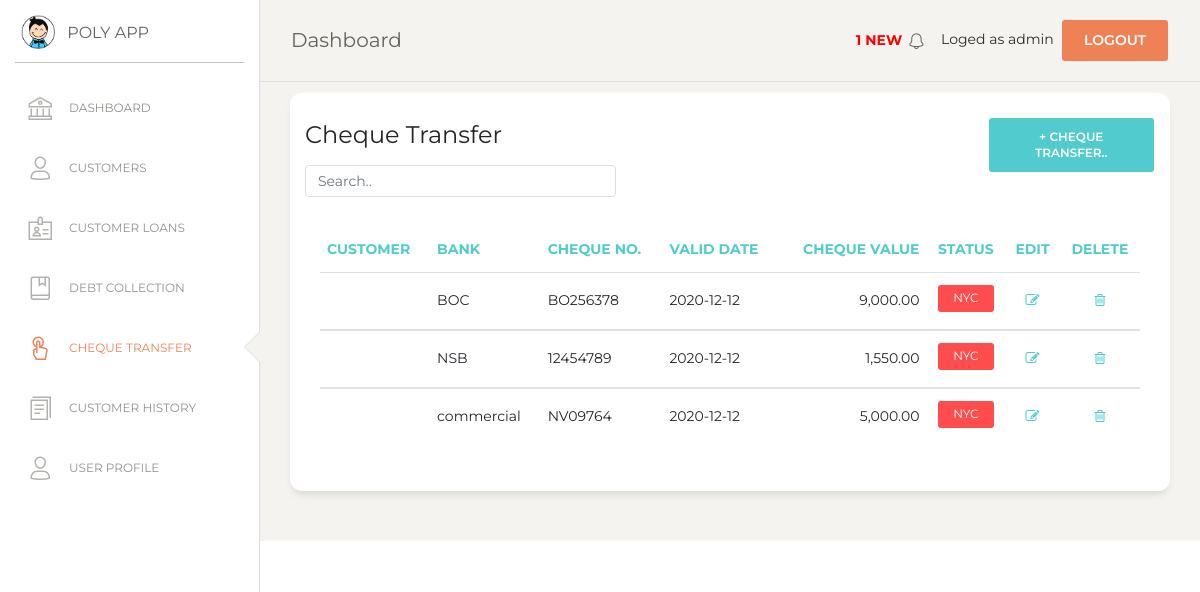
/cheque_transfer.php (signed in), run on an earlier commit of the app's database.
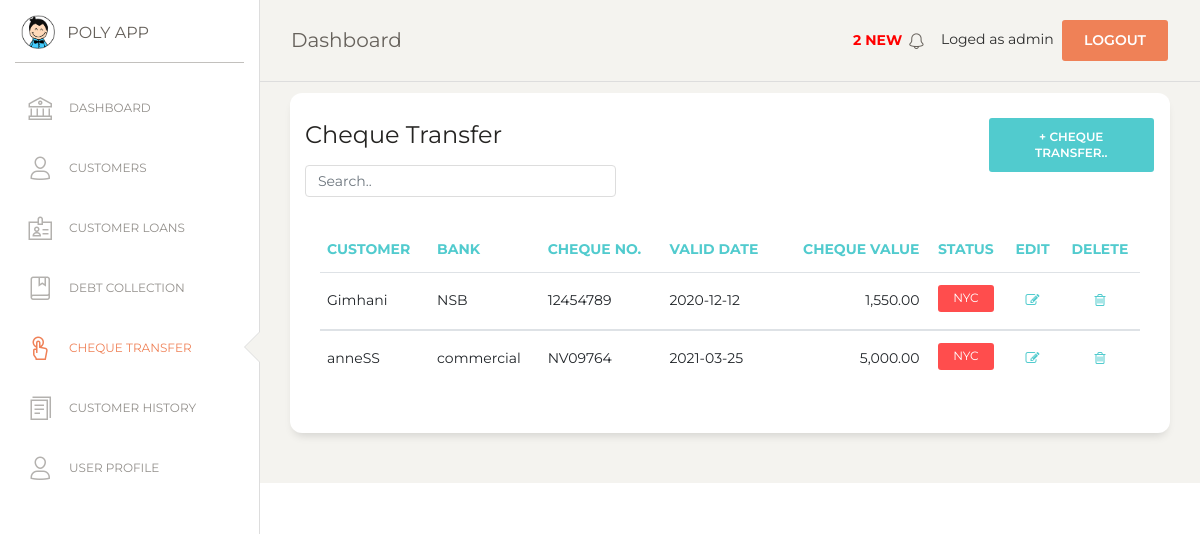
And on a later commit of the database.
### tables this page shows
CREATE TABLE `cheque` (
  `cheque_id` int(7) NOT NULL,
  `bank` varchar(50) NOT NULL,
  `cheque_no` varchar(50) NOT NULL,
  `valid_date` date NOT NULL,
  `exchange_date` date NOT NULL,
  `cheque_value` double(10,2) NOT NULL,
  `interest` int(5) NOT NULL,
  `exchange_amt` double(10,2) NOT NULL,
  `status` varchar(20) NOT NULL,
  `cust_id` varchar(10) NOT NULL
);

CREATE TABLE `customer` (
  `cust_id` varchar(10) NOT NULL,
  `type` varchar(20) NOT NULL,
  `name` varchar(100) NOT NULL,
  `address` varchar(150) NOT NULL,
  `contact` varchar(15) NOT NULL
);

### msg_show.php (called while the page is built, shortened)
<?php
$con = mysqli_connect(DB_HOSTNAME,DB_USERNAME,DB_PASSWORD);
mysqli_select_db($con,DB_NAME);
$sql=mysqli_query($con,"SELECT * FROM cheque WHERE (valid_date <= CURDATE() OR valid_date = date_add(curdate(),interval 1 day)) AND status ='NYC' ORDER BY valid_date ASC");
$numRows = mysqli_num_rows($sql);
?>

### cheque_transfer.php (the view, shortened to what this page needs)
<?php
include("msg_show.php");
if (!isset($_SESSION['loged_user'])) {
    header('location: login.php');
}else {
$con = mysqli_connect(DB_HOSTNAME,DB_USERNAME,DB_PASSWORD);
mysqli_select_db($con,DB_NAME);
?>
<!DOCTYPE html>
<html lang="en">
<?php  include('./include/head.php');   ?>
<body class="">
  <div class="wrapper ">
    <?php include("include/sidebar.php"); ?>
    <div class="main-panel">
      <?php include('include/nav.php');  ?>
      <div class="content">
      <div class="row">
          <div class="col-md-12">
            <div class="card">
              <div class="row">
              <div class="col-md-9">
              <div class="card-header">
                <h4 class="card-title"> Cheque Transfer</h4>
                <input class="form-control myInput" id="myInput" type="text" placeholder="Search..">
              </div>
              </div>
              <div class="col-md-3">
                <div class="card-header">
                  <button type="button" class="btn btn-primary add-btn" data-toggle="modal" data-target="#Form1">+ Cheque Transfer..
                  </button>
                </div>
              </div>
              </div>
              <div class="card-body">
              <div class="card-body">
                <div class="table-responsive">
                  <table class="table" id="myTable">
                    <thead class="text-primary">
                      <th>                    Customer</th>
                      <th>                    Bank</th>
                      <th>                    Cheque No.</th>
                      <th>                    Valid Date</th>
                      <th class="text-right"> Cheque Value</th>
                      <th class="text-center">Status</th>
                      <th class="text-center">Edit 				</th>
                      <th class="text-center">Delete 			</th>
                    </thead>
                    <tbody>
                      <?php
                      $sql=mysqli_query($con,"SELECT * FROM cheque ORDER BY cheque_id DESC");
                      $numRows = mysqli_num_rows($sql);
                      if($numRows > 0) {
                        while($row = mysqli_fetch_assoc($sql)) {
                          $customer_id = $row['cust_id'];
                          $get_customer =mysqli_query($con,"SELECT * FROM customer WHERE cust_id='$customer_id'");
                          $cust_data = mysqli_fetch_array($get_customer);
                          ?>
                        <tr>
                          <td> <?php echo $cust_data['name'] ?> </td>
                          <td> <?php echo $row['bank'] ?>       </td>
                          <td> <?php echo $row['cheque_no'] ?>  </td>
                          <td> <?php echo $row['valid_date'] ?> </td>
                          <td class="text-right">
                          <?php echo number_format($row['cheque_value'],2,".",",") ?>
                          </td>
                          <td class="text-center">
                            <?php
                            $state = $row['status'];
                              if($state=='completed'){
                                echo '<label class="btn-sm" style="background-color:#3333ff; border: 0px; color: #ffffff; font-size: 12px; padding-top: 4px;">'."COMPLETED".'</label>';
                              }else{
                                echo '<label class="btn-sm" style="background-color:#ff4d4d; border: 0px; color: #ffffff; font-size: 12px; padding-top: 4px;">'."NYC".'</label>';
                              }
                            ?>
                          </td>
                          <td class="text-center">
                            <a href="#" onclick="editView(<?php echo $row['cheque_id']; ?>)" name="edit">
                              <i class="fa fa-pencil-square-o" aria-hidden="true"></i></a>
                          </td>
                          <td class="text-center">
                            <a href="#" onclick="confirmation('event','<?php echo $row['cheque_id']; ?>')"  name="delete">
                           	<i class="fa fa-trash-o" aria-hidden="true"></i></a>
                          </td>
                        </tr>
                    </tbody>
                           <?php
                        }
                      }
                    ?>
                    </table>
                </div>
              </div>
             </div>
            </div>
          </div>
          </div>
        </div>
      </div>
       <?php include('include/footer.php');  ?>
    </div>
</body>
</html>
<?php
}
?>

### include/head.php (shortened to what this page needs)
<head>
  <link href="https://maxcdn.bootstrapcdn.com/font-awesome/latest/css/font-awesome.min.css" rel="stylesheet">
  <link href="assets/css/bootstrap.min.css" rel="stylesheet" />
  <link href="assets/css/paper-dashboard.css?v=2.0.1" rel="stylesheet" />
  <link href="assets/demo/demo.css" rel="stylesheet" />
  <link rel="stylesheet" type="text/css" href="assets/css/jquery.dataTables.css">
</head>

### include/sidebar.php (shortened to what this page needs)
<div class="sidebar" data-color="white" data-active-color="danger">
  <div class="logo">
    <a href="#" class="simple-text logo-mini">
      <div class="logo-image-small">
        <img src="assets/img/logo-small.png">
      </div>
    </a>
    <a href="#" class="simple-text logo-normal">
      POLY APP
    </a>
  </div>
  <div class="sidebar-wrapper">
    <ul class="nav">
      <li
        <?php if (basename($_SERVER['PHP_SELF'])=='index.php')
        {
         echo 'class="active"';
        } else
        {
         echo 'class=""';
        }
        ?>
        >
        <a href="index">
          <i class="nc-icon nc-bank"></i>
          <p>DASHBOARD</p>
        </a>
      </li>
      <li
        <?php if (basename($_SERVER['PHP_SELF'])=='customer.php')
        {
         echo 'class="active"';
        } else
        {
         echo 'class=""';
        }
        ?>
        >
        <a href="customer">
          <i class="nc-icon nc-single-02"></i>
          <p>CUSTOMERS</p>
        </a>
      </li>
      <li
        <?php if (basename($_SERVER['PHP_SELF'])=='customer_loan.php')
        {
         echo 'class="active"';
        } else
        {
         echo 'class=""';
        }
        ?>
        >
        <a href="customer_loan">
          <i class="nc-icon nc-badge"></i>
          <p>CUSTOMER LOANS</p>
        </a>
      </li>
      <li
        <?php if (basename($_SERVER['PHP_SELF'])=='debt_collection.php')
        {
         echo 'class="active"';
        } else
        {
         echo 'class=""';
        }
        ?>
        >
        <a href="debt_collection">
          <i class="nc-icon nc-book-bookmark"></i>
          <p>DEBT COLLECTION</p>
        </a>
      </li>
       <li
        <?php
         if (basename($_SERVER['PHP_SELF'])=='cheque_transfer.php')
         {
          echo 'class="active"';
         } else
         {
          echo 'class=""';
         }
        ?>
        >
        <a href="cheque_transfer">
          <i class="nc-icon nc-tap-01"></i>
          <p>CHEQUE TRANSFER</p>
        </a>
      </li>
      <li
        <?php if (basename($_SERVER['PHP_SELF'])=='report.php')
        {
         echo 'class="active"';
        } else
        {
         echo 'class=""';
        }
        ?>
        >
        <a href="report">
          <i class="nc-icon nc-single-copy-04"></i>
          <p>CUSTOMER HISTORY</p>
        </a>
      </li>
      <li
        <?php if (basename($_SERVER['PHP_SELF'])=='user.php')
        {
         echo 'class="active"';
        } else
        {
         echo 'class=""';
        }
        ?>
        >
        <a href="user">
          <i class="nc-icon nc-single-02"></i>
          <p>USER PROFILE</p>
        </a>
      </li>
    </ul>
  </div>
</div>

### include/nav.php (shortened to what this page needs)
<nav class="navbar navbar-expand-lg navbar-absolute fixed-top navbar-transparent">
    <div class="container-fluid">
        <div class="navbar-wrapper">
        <a class="navbar-brand" href="index">Dashboard</a>
        </div>
        <div class="collapse navbar-collapse justify-content-end" id="navigation">
        <ul class="navbar-nav">
            <li class="nav-item">
            <a class="nav-link" href="notification">
                <p style='color:red;'><b>
                <?php
                if($numRows>0){
                    echo " " . $numRows . " NEW ";
                }
                ?>
                </b></p>
                <i class="nc-icon nc-bell-55"></i>
            </a>
            </li>
            <li class="nav-item">
            Loged as <?php echo $_SESSION['loged_user'] ?>&nbsp;
            <a href="#" onclick="confirmationLogout(event)" class="btn btn-danger square-btn-adjust">Logout</a>
            </li>
        </ul>
        </div>
    </div>
</nav>

### include/footer.php (shortened to what this page needs)
 <footer class="footer footer-black  footer-white ">
    <div class="container-fluid">
        <div class="row">
        <div class="credits ml-auto">
            <span class="copyright">
            , made with <i class="fa fa-heart heart"></i> by <a href="https://rearboost.com" target="_blank" rel="noopener noreferrer">Rearboost Innovatios</a>
            </span>
        </div>
        </div>
    </div>
</footer>

### assets/demo/demo.css (style rules this page uses)
.nav-link { padding-top: 17px !important; }
.add-btn { float: right !important; }
.myInput { width: 50% !important; }

What changed in the data, as far as the page shows it:
removed cheque: bank "BOC", cheque_no "BO256378", valid_date "2020-12-12", cheque_value "9,000.00", status "NYC"
changed cheque "NSB": cust.name (not shown) → "Gimhani"
changed cheque "commercial": cust.name (not shown) → "anneSS"; valid_date "2020-12-12" → "2021-03-25"
Also different on the page:
$numRows: "1" → "2"
